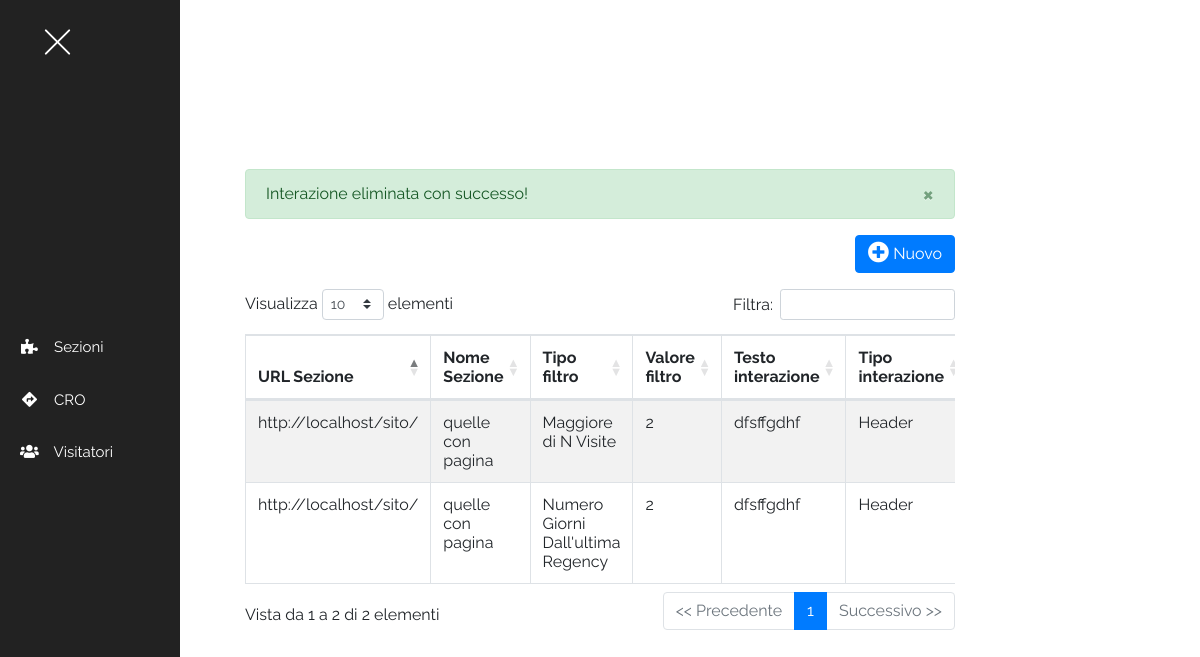
The page /admin/cro.php?success on the database its author committed.
### tables this page shows
CREATE TABLE IF NOT EXISTS `interazioni` (
  `id` int(11) NOT NULL AUTO_INCREMENT,
  `id_sezione` int(11) NOT NULL,
  `tipo_filtro` int(11) NOT NULL,
  `valore_filtro` int(11) NOT NULL,
  `tipo_interazione` int(11) NOT NULL,
  `testo_interazione` varchar(255) NOT NULL,
  `nome_filtro` varchar(255) NOT NULL,
  PRIMARY KEY (`id`)
);

CREATE TABLE IF NOT EXISTS `sezioni` (
  `id` int(11) NOT NULL AUTO_INCREMENT,
  `url` varchar(255) NOT NULL,
  `nome` varchar(255) NOT NULL,
  `tipo_pagina` enum('0','1') NOT NULL,
  PRIMARY KEY (`id`),
  UNIQUE KEY `nome` (`nome`)
);

CREATE TABLE IF NOT EXISTS `filtri_ricerca` (
  `id` int(11) NOT NULL AUTO_INCREMENT,
  `nome` varchar(255) NOT NULL,
  `operazioni` varchar(255) NOT NULL,
  PRIMARY KEY (`id`)
);

CREATE TABLE IF NOT EXISTS `tipo_interazione` (
  `id` int(11) NOT NULL AUTO_INCREMENT,
  `nome` varchar(255) NOT NULL,
  `operazione` varchar(255) NOT NULL,
  PRIMARY KEY (`id`)
);

### admin/profiler/db.php (called while the page is built, shortened)
<?php
function connect(){
    return mysqli_connect("localhost","root","","profiler");
}
function query($query){
    return connect()->query($query);
}
function visualizzaInterazioniDB(){
    return query("SELECT *, t.nome as tnome, f.nome as fnome, s.nome as snome, i.id as iid FROM interazioni i, tipo_interazione t, sezioni s, filtri_ricerca f WHERE i.id_sezione = s.id AND t.id = i.tipo_interazione AND f.id = i.tipo_filtro");
}

### admin/cro.php (the view, shortened to what this page needs)
<?php
include('inc/header.php'); ?>
            <div class="container d-flex h-100" style="align-items:center">
				<div class="col-8 m-auto">
					<?php if(isset($_GET["new"])){
						if(isset($_POST['tipologia'])){
							$risultato = aggiungiInterazione();
							echo alert($risultato[0], $risultato[1]);
						}
						?>
						<div class="steps">
							<form method="post">
							<input type="hidden" name="tipologia" value="1"/>
								<div class="cro_step-1">
									<div class="row">
										<div class="col">
											<input type="text" name="nome_filtro" class="form-control mb-3" placeholder="Nome filtro"/>
                                            <button class="float-right btn btn-primary cro_gotostep2" type="button">Avanti <i class="fa fa-arrow-alt-circle-right fa-lg"></i></button>
											<button class="float-right btn btn-secondary cro_back_to_table mr-2" type="button"><i class="fa fa-arrow-alt-circle-left fa-lg"></i> Indietro</button>
										</div>
									</div>
								</div>
							</div>
								<div class="cro_step-2" style="display:none">
								<div class="row text-center">
									<div class="col">
                                       <select name='id_sezione' class="form-control mb-3">
                                                <?php
                                                    $sezioni  = sezioniDelSitoDB();
                                                    foreach($sezioni as $sezione){
                                                        echo "<option value='".$sezione['id']."'>".$sezione['nome']."</option>";
                                                    }
                                                ?>
                                            </select>
                                        </div>
									</div>
									<div class="row">
										<div class="col">
                                            Compila una o più regole<br/><br/>
                                            <input type="checkbox" name='checkboxvar[]' value="1"/> Mostra agli utenti con <input class="form-control d-inline" name='checkboxval[]' style="width:50px" type="text" placeholder="N°"/> visite<br/>
                                            <input type="checkbox" name='checkboxvar[]' value="2"/> Mostra agli utenti che non visitano il sito da <input class="form-control d-inline" name='checkboxval[]' style="width:50px" type="text" placeholder="N°"/> giorni<br/>
											<button class="float-right btn btn-primary cro_gotostep3" type="button">Avanti <i class="fa fa-arrow-alt-circle-right fa-lg"></i></button>
											<button class="float-right btn btn-secondary cro_backtostep1 mr-2" type="button"><i class="fa fa-arrow-alt-circle-left fa-lg"></i> Indietro</button>
                                        </div>
									</div>
								</div>
								<div class="cro_step-3 text-center" style="display:none">
                                    <input type="hidden" name="tipo_interazione" value="0">
									<div class="row text-center text-dark h5">
										<div class="col text-right">
											<div class="header pointer border d-inline-block p-5 rounded" data-toggle="tooltip" title="Header" data-placement="bottom">
												 <img src="header.png" width="90">
												 <br><span class="mt-2 text-center d-block">Header</span>
											</div>
										</div>
										<div class="col text-left">
											<div class="popup pointer border d-inline-block p-5 rounded" data-toggle="tooltip" title="Popup" data-placement="bottom">
												 <img src="popup.png" width="90">
												 <br><span class="mt-2 text-center d-block">Popup</span>
											</div>
										</div>
									</div>
									<button class="btn btn-secondary cro_backtostep2 mr-2 mt-1" type="button"><i class="fa fa-arrow-alt-circle-left fa-lg"></i> Indietro</button>
								</div>
								<div class="cro_step-4" style="display:none">
									<div class="row">
										<div class="col">
											<textarea name="testo_interazione" placeholder="Contenuto html" rows="5" class="form-control mb-3"></textarea>
											<button class="float-right btn btn-primary gotostep3" type="submit">Fine <i class="fas fa-check fa-lg"></i></button>
											<button class="float-right btn btn-secondary cro_backtostep3 mr-2" type="button"><i class="fa fa-arrow-alt-circle-left fa-lg"></i> Indietro</button>
										</div>
									</div>
								</div>
							</form>
						</div>
					<?php } else {
						if(isset($_GET['success']))
							echo alert("success", "Interazione eliminata con successo!");
						$interazioni = visualizzaInterazioni();
					?>
						<a href="?new" class="btn btn-primary float-right mb-3"><i class="fa fa-plus-circle fa-lg"></i> Nuovo</a>
						<div class="clearfix"></div>
						<table class="table table-striped table-bordered table-responsive" id="table_id">
							<thead>
								<tr class="font-weight-bold">
									<th width="15%">URL Sezione</th>
									<th width="10%">Nome Sezione</th>
									<th width="10%">Tipo filtro</th>
									<th width="5%">Valore filtro</th>
									<th width="20%">Testo interazione</th>
									<th width="10%">Tipo interazione</th>
								</tr>
							</thead>
							<tbody>
							<?php while($i = $interazioni->fetch_assoc()){ ?>
								<tr>
									<td><?php echo $i['url']; ?></td>
									<td><?php echo $i['snome']; ?></td>
									<td><?php echo $i['fnome']; ?></td>
                                    <td><?php echo $i['valore_filtro']; ?></td>
									<td><?php echo $i['testo_interazione']; ?></td>
									<td><?php echo $i['tnome']; ?></td>
								</tr>
							<?php } ?>
							</tbody>
						</table>
					<?php } ?>
				</div>
            </div>
	</body>
</html>

### admin/inc/style.css (style rules this page uses)
body { overflow-x:hidden; font-family:raleway }

### rows shown on the page
interazioni: sezioni.url "http://localhost/sito/", sezioni.nome "quelle con pagina", filtri_ricerca.nome "Maggiore di N Visite", valore_filtro "2", testo_interazione "dfsffgdhf", tipo_interazione.nome "Header"
interazioni: sezioni.url "http://localhost/sito/", sezioni.nome "quelle con pagina", filtri_ricerca.nome "Numero Giorni Dall'ultima Regency", valore_filtro "2", testo_interazione "dfsffgdhf", tipo_interazione.nome "Header"

### other values the page prints
alert("success", "Interazione eliminata con successo!") "Interazione eliminata con successo!"
